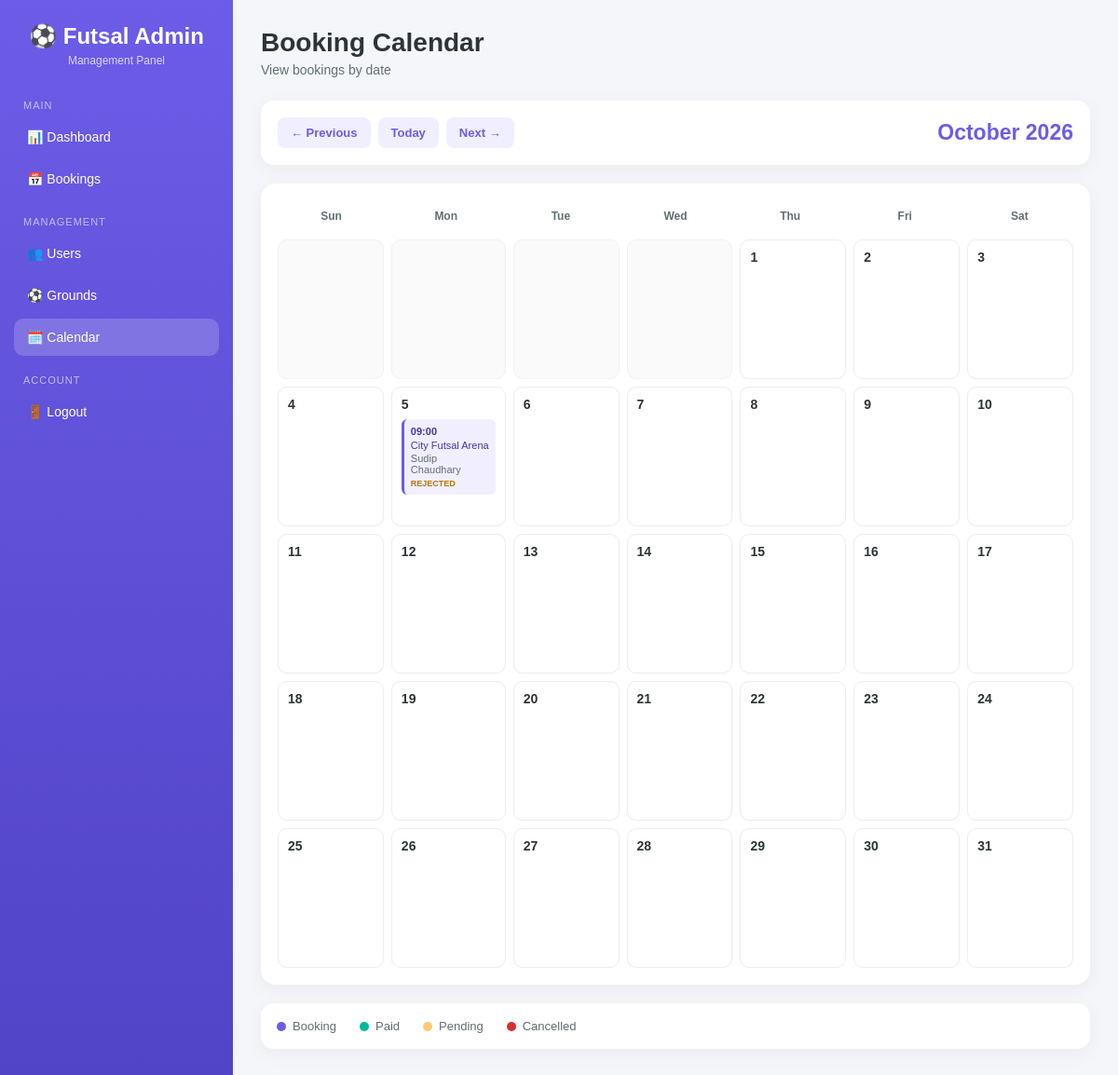
/admin/calendar?year=2026&month=10 (signed in), run on the app's committed database.
### tables this page shows
CREATE TABLE bookings (
            id INTEGER PRIMARY KEY AUTOINCREMENT,
            user_id INTEGER NOT NULL,
            ground_id INTEGER NOT NULL,
            booking_date TEXT NOT NULL,
            booking_time TEXT NOT NULL,
            created_at TIMESTAMP DEFAULT CURRENT_TIMESTAMP, status TEXT
            DEFAULT 'confirmed', duration REAL
            DEFAULT 1, payment_status TEXT

            DEFAULT 'pending', payment_method TEXT

            DEFAULT 'cash', payment_reference TEXT, paid_at TIMESTAMP, transaction_uuid
            TEXT, esewa_transaction_code
            TEXT, esewa_product_code
            TEXT, esewa_amount
            REAL, esewa_verified_at
            TIMESTAMP,

            FOREIGN KEY (user_id) REFERENCES users(id),
            FOREIGN KEY (ground_id) REFERENCES grounds(id),

            UNIQUE(ground_id, booking_date, booking_time)
        );

CREATE TABLE grounds (
            id INTEGER PRIMARY KEY AUTOINCREMENT,
            name TEXT NOT NULL,
            location TEXT NOT NULL,
            price INTEGER NOT NULL,
            contact TEXT,
            opening_time TEXT,
            closing_time TEXT,
            description TEXT,
            image TEXT
        );

CREATE TABLE users (
            id INTEGER PRIMARY KEY AUTOINCREMENT,
            name TEXT NOT NULL,
            email TEXT UNIQUE NOT NULL,
            password TEXT NOT NULL
        , is_admin INTEGER
            DEFAULT 0);

### app.py (the view, shortened to what this page needs)
@app.route("/admin/calendar")
@admin_required
def admin_calendar():
    today = date.today()
    month = request.args.get("month", type=int)
    year = request.args.get("year", type=int)
    if month is None or month < 1 or month > 12:
        month = today.month
    if year is None or year < 1:
        year = today.year
    if month == 1:
        previous_month = 12
        previous_year = year - 1
    else:
        previous_month = month - 1
        previous_year = year
    if month == 12:
        next_month = 1
        next_year = year + 1
    else:
        next_month = month + 1
        next_year = year
    first_day = date(year, month, 1)
    if month == 12:
        first_day_next_month = date(year + 1, 1, 1)
    else:
        first_day_next_month = date(year, month + 1, 1)
    last_day = first_day_next_month - timedelta(days=1)
    conn = get_db()
    bookings = conn.execute(
        """
        SELECT
            bookings.*,
            users.id AS user_id,
            users.name AS user_name,
            users.email AS user_email,
            grounds.id AS ground_id,
            grounds.name AS ground_name,
            grounds.location AS ground_location,
            grounds.price AS ground_price,
            grounds.price AS price,
            grounds.contact AS ground_contact
        FROM bookings
        JOIN users
            ON bookings.user_id = users.id
        JOIN grounds
            ON bookings.ground_id = grounds.id
        WHERE bookings.booking_date >= ?
          AND bookings.booking_date <= ?
        ORDER BY
            bookings.booking_date ASC,
            bookings.booking_time ASC,
            bookings.id ASC
        """,
        (
            first_day.isoformat(),
            last_day.isoformat()
        )
    ).fetchall()
    conn.close()
    bookings_by_date = {}
    for booking in bookings:
        booking_date = booking["booking_date"]
        if booking_date not in bookings_by_date:
            bookings_by_date[booking_date] = []
        bookings_by_date[booking_date].append(booking)
    calendar_days = []
    first_weekday = (first_day.weekday() + 1) % 7
    for _ in range(first_weekday):
        calendar_days.append({
            "day": "",
            "date": "",
            "is_today": False,
            "bookings": [],
            "booking_count": 0
        })
    current_day = first_day
    while current_day <= last_day:
        date_string = current_day.isoformat()
        day_bookings = bookings_by_date.get(
            date_string,
            []
        )
        calendar_days.append({
            "day": current_day.day,
            "date": date_string,
            "is_today": current_day == today,
            "bookings": day_bookings,
            "booking_count": len(day_bookings)
        })
        current_day += timedelta(days=1)
    return render_template(
        "admin/calendar.html",
        calendar_days=calendar_days,
        bookings=bookings,
        month=month,
        year=year,
        month_name=first_day.strftime("%B"),
        calendar_year=year,
        previous_month=previous_month,
        previous_year=previous_year,
        next_month=next_month,
        next_year=next_year
    )

### templates/admin/calendar.html (shortened to what this page needs)
<!DOCTYPE html>
<html lang="en">
<head>
</head>
<body>
<div class="layout">
    <aside class="sidebar">
        <div class="logo">
            ⚽ Futsal Admin
            <span>
                Management Panel
            </span>
        </div>
        <div class="menu-title">
            Main
        </div>
        <a
            href="{{ url_for('admin_dashboard') }}"
            class="nav-link"
        >
            📊 Dashboard
        </a>
        <a
            href="{{ url_for('admin_bookings') }}"
            class="nav-link"
        >
            📅 Bookings
        </a>
        <div class="menu-title">
            Management
        </div>
        <a
            href="{{ url_for('admin_users') }}"
            class="nav-link"
        >
            👥 Users
        </a>
        <a
            href="{{ url_for('admin_grounds') }}"
            class="nav-link"
        >
            ⚽ Grounds
        </a>
        <a
            href="{{ url_for('admin_calendar') }}"
            class="nav-link active"
        >
            🗓️ Calendar
        </a>
        <div class="menu-title">
            Account
        </div>
        <a
            href="{{ url_for('admin_logout') }}"
            class="nav-link"
        >
            🚪 Logout
        </a>
    </aside>
    <main class="main">
        <div class="topbar">
            <div>
                <h1>
                    Booking Calendar
                </h1>
                <p
                    style="
                    color:#636e72;
                    margin-top:5px;
                    font-size:14px;
                    "
                >
                    View bookings by date
                </p>
            </div>
        </div>
        <div class="calendar-navigation">
            <div class="calendar-buttons">
                <a
                    href="{{ url_for(
                        'admin_calendar',
                        year=previous_year,
                        month=previous_month
                    ) }}"
                    class="calendar-btn"
                >
                    ← Previous
                </a>
                <a
                    href="{{ url_for(
                        'admin_calendar'
                    ) }}"
                    class="calendar-btn"
                >
                    Today
                </a>
                <a
                    href="{{ url_for(
                        'admin_calendar',
                        year=next_year,
                        month=next_month
                    ) }}"
                    class="calendar-btn"
                >
                    Next →
                </a>
            </div>
            <div class="month-title">
                {{ month_name }}
                {{ calendar_year }}
            </div>
        </div>
        <div class="calendar">
            <div class="weekdays">
                <div class="weekday">
                    Sun
                </div>
                <div class="weekday">
                    Mon
                </div>
                <div class="weekday">
                    Tue
                </div>
                <div class="weekday">
                    Wed
                </div>
                <div class="weekday">
                    Thu
                </div>
                <div class="weekday">
                    Fri
                </div>
                <div class="weekday">
                    Sat
                </div>
            </div>
            <div class="days">
                {% for day in calendar_days %}
                    {% if day['date'] == '' %}
                        <div
                            class="
                                day
                                empty-day
                            "
                        ></div>
                    {% else %}
                        <div
                            class="
                                day
                            "
                        >
                            <div class="day-number">
                                <span>
                                    {{ day['day'] }}
                                </span>
                            </div>
                            {% for booking in day['bookings'][:4] %}
                                <a
                                    href="{{
                                        url_for(
                                            'admin_booking_details',
                                            booking_id=booking['id']
                                        )
                                    }}"
                                    class="booking"
                                >
                                    <div
                                        class="booking-time"
                                    >
                                        {{ booking['booking_time'] }}
                                    </div>
                                    <div
                                        class="booking-ground"
                                    >
                                        {{
                                            booking['ground_name']
                                            or
                                            'Ground'
                                        }}
                                    </div>
                                    <div
                                        class="booking-user"
                                    >
                                        {{
                                            booking['user_name']
                                            or
                                            'Customer'
                                        }}
                                    </div>
                                    {% set status =
                                        booking['payment_status']
                                        or
                                        booking['status']
                                        or
                                        'pending'
                                    %}
                                    <div
                                        class="
                                            booking-status
                                            {% if status == 'paid' %}
                                                status-paid
                                            {% elif status == 'cancelled' %}
                                                status-cancelled
                                            {% else %}
                                                status-pending
                                            {% endif %}
                                        "
                                    >
                                        {{ status }}
                                    </div>
                                </a>
                            {% endfor %}
                        </div>
                    {% endif %}
                {% endfor %}
            </div>
        </div>
        <div class="legend">
            <div class="legend-item">
                <span
                    class="dot dot-purple"
                ></span>
                Booking
            </div>
            <div class="legend-item">
                <span
                    class="dot dot-green"
                ></span>
                Paid
            </div>
            <div class="legend-item">
                <span
                    class="dot dot-yellow"
                ></span>
                Pending
            </div>
            <div class="legend-item">
                <span
                    class="dot dot-red"
                ></span>
                Cancelled
            </div>
        </div>
    </main>
</div>
</body>
</html>

### data on the page
bookings: booking_time "09:00", name "City Futsal Arena", name "Sudip Chaudhary", payment_status "REJECTED"

### other printed values
{{ month_name }} "October"
{{ calendar_year }} "2026"
{{ day['day'] }} "1" "2" "3" "4" "5" "6" "7" "8" "9" "10" "11" "12" "13" "14" "15" "16" "17" "18" "19" "20" "21" "22" "23" "24" "25" "26" "27" "28" "29" "30" "31"
